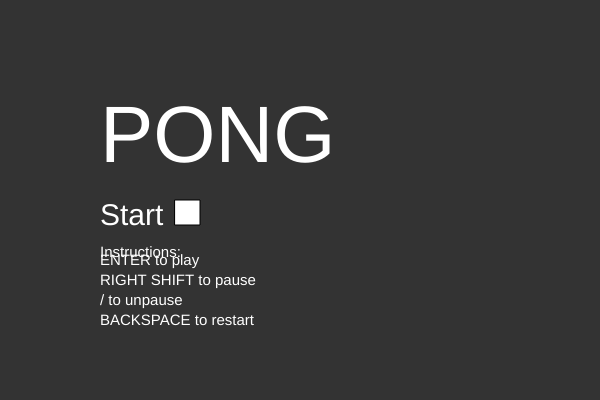
Frame 1 (no input)
Frame 60 (no input): identical to frame 1, image omitted
Frame 120 (the mouse pressed at the canvas centre since frame 60): identical to frame 1, image omitted

The p5.js sketch that drew this single still picture (run headless with seeded random() and noise() and a simulated clock; from frame 60 on, the mouse is pressed at the canvas centre):

// p5.js sketch
// ── sketch.js
var CANVAS_WIDTH = 600;
var CANVAS_HEIGHT = 400;
var PADDLE_WIDTH = 10;
var PADDLE_HEIGHT = 50;
var BALL_RADIUS = 10;

var xLEFT = 20;
var yLEFT = CANVAS_HEIGHT/2 - PADDLE_HEIGHT;
var yVelocityLEFT = 0;

var xRIGHT = CANVAS_WIDTH - 20 - PADDLE_WIDTH;
var yRIGHT = CANVAS_HEIGHT/2 - PADDLE_HEIGHT;
var yVelocityRIGHT = 0;

var xBALL = CANVAS_WIDTH/2 - BALL_RADIUS;
var yBALL = CANVAS_HEIGHT/2 - BALL_RADIUS;
var xBVelocity;
var yBVelocity;
var gameON = false;
var xVelocities = [-3, 3];
var yVelocities = [-3, 3];

function setup() {
  xBVelocity = random(xVelocities);
  yBVelocity = random(yVelocities);
  createCanvas(CANVAS_WIDTH,CANVAS_HEIGHT);
  rect(xBALL, yBALL, BALL_RADIUS, BALL_RADIUS);
  mainState();
}

function draw() {
  if (gameON){
    gameState();
  }
}

function pointCount(){
  if(xBALL < xLEFT - 10){
    xBALL = CANVAS_WIDTH/2 - BALL_RADIUS;
    yBALL = CANVAS_HEIGHT/2 - BALL_RADIUS;
    //yLEFT = CANVAS_HEIGHT/2 - PADDLE_HEIGHT;
    //yRIGHT = CANVAS_HEIGHT/2 - PADDLE_HEIGHT;
    xBVelocity = random(xVelocities);
    yBVelocity = random(yVelocities);
    RPoint++;
    RwaitCount = 20;
  } else if (xBALL + BALL_RADIUS > xRIGHT + PADDLE_WIDTH + 10){
    xBALL = CANVAS_WIDTH/2 - BALL_RADIUS;
    yBALL = CANVAS_HEIGHT/2 - BALL_RADIUS;
    //yLEFT = CANVAS_HEIGHT/2 - PADDLE_HEIGHT;
    //yRIGHT = CANVAS_HEIGHT/2 - PADDLE_HEIGHT;
    xBVelocity = random(xVelocities);
    yBVelocity = random(yVelocities);
    LPoint++;
    LwaitCount = 20;
  }
}

function keyPressed(){
  if (keyCode === UP_ARROW ){
    yVelocityRIGHT = -5;
  } else if (keyCode === DOWN_ARROW){
    yVelocityRIGHT = 5;
  } else if (keyCode == 87) {
    yVelocityLEFT = -5;
  } else if (keyCode == 83 ) {
    yVelocityLEFT = 5;
  } else if (keyCode == 13) {
    gameON = true;
  } else if (keyCode == 16) {
    noLoop();
  } else if (keyCode == 8){
    mainState();
    gameON = false;
  } else if (keyCode == 191){
    loop();
  }
}

function checkLEFTRIGHT(){
  if (yRIGHT > CANVAS_HEIGHT - PADDLE_HEIGHT){
    yVelocityRIGHT = 0;
    yRIGHT = CANVAS_HEIGHT - PADDLE_HEIGHT - 2;
  } else if (yRIGHT < 0) {
    yVelocityRIGHT = 0;
    yRIGHT = 2;
  }
  if (yLEFT > CANVAS_HEIGHT - PADDLE_HEIGHT){
    yVelocityLEFT = 0;
    yLEFT = CANVAS_HEIGHT - PADDLE_HEIGHT - 2;
  } else if (yLEFT < 0){
    yVelocityLEFT = 0;
    yLEFT = 0;
  }
}

function alternateCollision(){
  if (xBALL < xLEFT + PADDLE_WIDTH && xBALL > xLEFT
  && yBALL + BALL_RADIUS >= yLEFT && yBALL + BALL_RADIUS <= yLEFT + PADDLE_HEIGHT){
    if (yVelocityLEFT >= 0){
      xBVelocity = -xBVelocity;
      xBALL = xLEFT + PADDLE_WIDTH;
    } else if (yVelocityLEFT < 0){
      xBVelocity = -xBVelocity;
      yBVelocity = -yBVelocity;
      xBALL = xLEFT + PADDLE_WIDTH;
    }
  }
  if (xBALL + BALL_RADIUS > xRIGHT && xBALL + BALL_RADIUS < xRIGHT + PADDLE_WIDTH
  && yBALL + BALL_RADIUS >= yRIGHT && yBALL <= yRIGHT + PADDLE_HEIGHT){
    if (yVelocityRIGHT >= 0){
      xBVelocity = -xBVelocity;
      xBALL = xRIGHT - BALL_RADIUS;
    } else if (yVelocityLEFT < 0){
      xBVelocity = -xBVelocity;
      yBVelocity = -yBVelocity;
      xBALL = xRIGHT - BALL_RADIUS;
    }
  }
  if (yBALL < 0){
    yBVelocity = -yBVelocity;
  }else if (yBALL > CANVAS_HEIGHT - BALL_RADIUS) {
    yBVelocity = -yBVelocity;
  }

}

function checkWin(){
  if (LPoint > MAX_SCORE){
    fill(78, 226, 236);
    text("LEFT player wins", CANVAS_WIDTH/2 - 115, CANVAS_HEIGHT/2 - 10);
    fill(255);
    noLoop();
  } else if (RPoint > MAX_SCORE){
    fill(78, 226, 236);
    text("RIGHT player wins", CANVAS_WIDTH/2 - 115, CANVAS_HEIGHT/2 - 10);
    fill(255);
    noLoop();
  }
}

// ── states.js
var LPoint = 0;
var RPoint = 0;
var MAX_SCORE = 5;

function mainState(){
      clear();
      var c = createCanvas(CANVAS_WIDTH, CANVAS_HEIGHT);
      background(51);
      push();
      startPage();
      xBALL = CANVAS_WIDTH/2 - BALL_RADIUS;
      yBALL = CANVAS_HEIGHT/2 - BALL_RADIUS;
      yLEFT = CANVAS_HEIGHT/2 - PADDLE_HEIGHT;
      yRIGHT = CANVAS_HEIGHT/2 - PADDLE_HEIGHT;
      xBVelocity = random(xVelocities);
      yBVelocity = random(yVelocities);

  }
var LwaitCount = 0;
var RwaitCount = 0;
function gameState(){
    checkLEFTRIGHT();
    yRIGHT += yVelocityRIGHT;
    yLEFT += yVelocityLEFT;
    xBALL += xBVelocity;
    yBALL += yBVelocity;
    background(51);
    rect(xBALL, yBALL, BALL_RADIUS, BALL_RADIUS);
    rect(xRIGHT, yRIGHT, PADDLE_WIDTH, PADDLE_HEIGHT);
    rect(xLEFT, yLEFT, PADDLE_WIDTH, PADDLE_HEIGHT);
    textSize(30);
    text(LPoint, 50, 30);
    text(RPoint, CANVAS_WIDTH - 60, 30);
    stroke(255);
    line(10, 0, 10, CANVAS_HEIGHT);
    line(xRIGHT + PADDLE_WIDTH + 10, 0, xRIGHT + PADDLE_WIDTH + 10, CANVAS_HEIGHT);
    if (LwaitCount > 0){
      fill(50,205,50);
      text("+1", 32, 60);
      LwaitCount--;
    } else if (RwaitCount > 0){
      fill(50,205,50);
      text("+1", CANVAS_WIDTH - 80, 60);
    }
    fill(255);
    //console.log(mouseX);
    alternateCollision();
    pointCount();
    checkWin();
    //console.debug(dist(xLEFT+PADDLE_WIDTH,yLEFT + PADDLE_HEIGHT/2, xBALL, yBALL));
    //console.debug(xBALL);
  }

function startPage(){
    var string = "PONG";
    textSize(80);
    fill(255);
    text(string, CANVAS_WIDTH/2 - 200, CANVAS_HEIGHT/2 - 100, 200, 100);
    textSize(30);
    text("Start", CANVAS_WIDTH/2 - 200, CANVAS_HEIGHT/2 + 25);
    rect(CANVAS_WIDTH/2 - 125, CANVAS_HEIGHT/2, 25, 25);
    textSize(15);
    text("Instructions:" , CANVAS_WIDTH/2 - 200, CANVAS_HEIGHT/2 + 45, 150);
    text("ENTER to play", CANVAS_WIDTH/2 - 200, CANVAS_HEIGHT/2 + 65);
    text("RIGHT SHIFT to pause", CANVAS_WIDTH/2 - 200, CANVAS_HEIGHT/2 + 85);
    text("/ to unpause", CANVAS_WIDTH/2 - 200, CANVAS_HEIGHT/2 + 105);
    text("BACKSPACE to restart", CANVAS_WIDTH/2 - 200, CANVAS_HEIGHT/2 + 125);
  }
